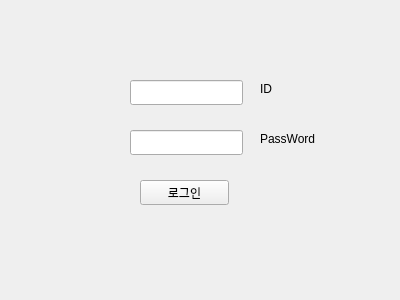
<?xml version="1.0" encoding="UTF-8"?>
<ui version="4.0">
 <class>Form</class>
 <widget class="QWidget" name="Form">
  <property name="geometry">
   <rect>
    <x>0</x>
    <y>0</y>
    <width>400</width>
    <height>300</height>
   </rect>
  </property>
  <property name="windowTitle">
   <string>로그인</string>
  </property>
  <widget class="QLineEdit" name="usernameInput">
   <property name="geometry">
    <rect>
     <x>130</x>
     <y>80</y>
     <width>113</width>
     <height>25</height>
    </rect>
   </property>
  </widget>
  <widget class="QLineEdit" name="passwordInput">
   <property name="geometry">
    <rect>
     <x>130</x>
     <y>130</y>
     <width>113</width>
     <height>25</height>
    </rect>
   </property>
   <property name="echoMode">
    <enum>QLineEdit::Password</enum>
   </property>
  </widget>
  <widget class="QPushButton" name="loginButton">
   <property name="geometry">
    <rect>
     <x>140</x>
     <y>180</y>
     <width>89</width>
     <height>25</height>
    </rect>
   </property>
   <property name="text">
    <string>로그인</string>
   </property>
   <property name="icon">
    <iconset>
     <normaloff>login_icon.png</normaloff>login_icon.png</iconset>
   </property>
  </widget>
  <widget class="QLabel" name="label">
   <property name="geometry">
    <rect>
     <x>260</x>
     <y>80</y>
     <width>67</width>
     <height>17</height>
    </rect>
   </property>
   <property name="text">
    <string>ID</string>
   </property>
  </widget>
  <widget class="QLabel" name="label_2">
   <property name="geometry">
    <rect>
     <x>260</x>
     <y>130</y>
     <width>81</width>
     <height>17</height>
    </rect>
   </property>
   <property name="text">
    <string>PassWord</string>
   </property>
  </widget>
 </widget>
 <resources/>
 <connections/>
</ui>
